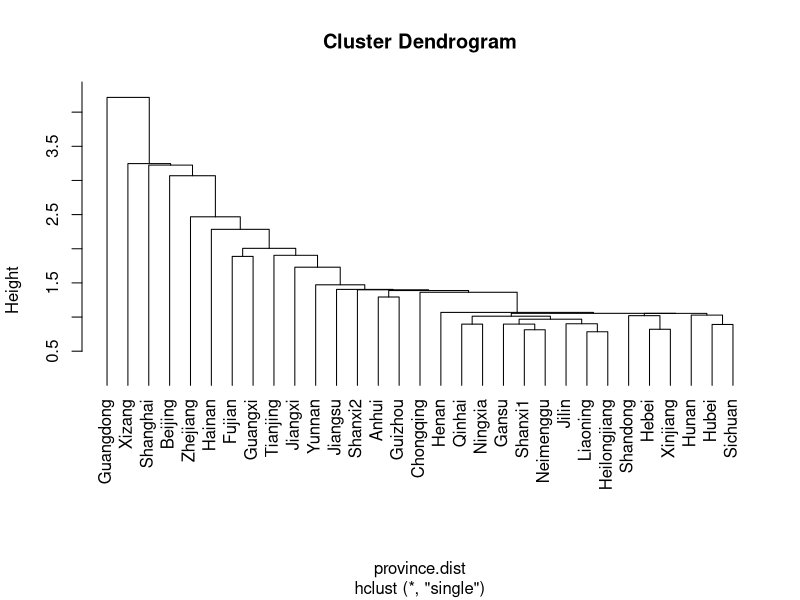
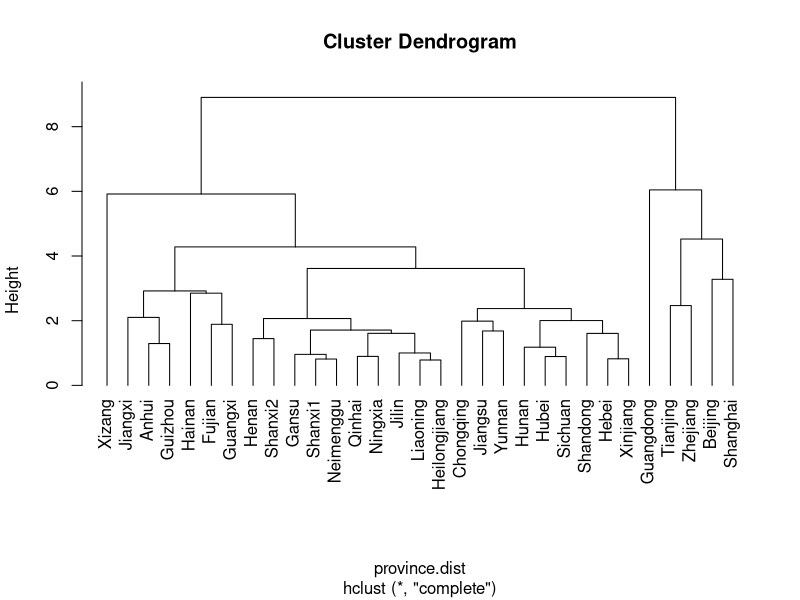
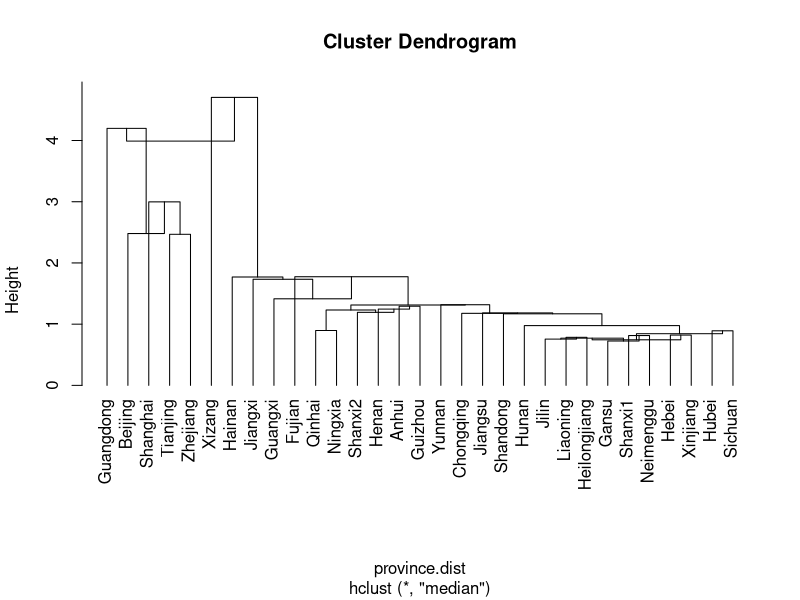
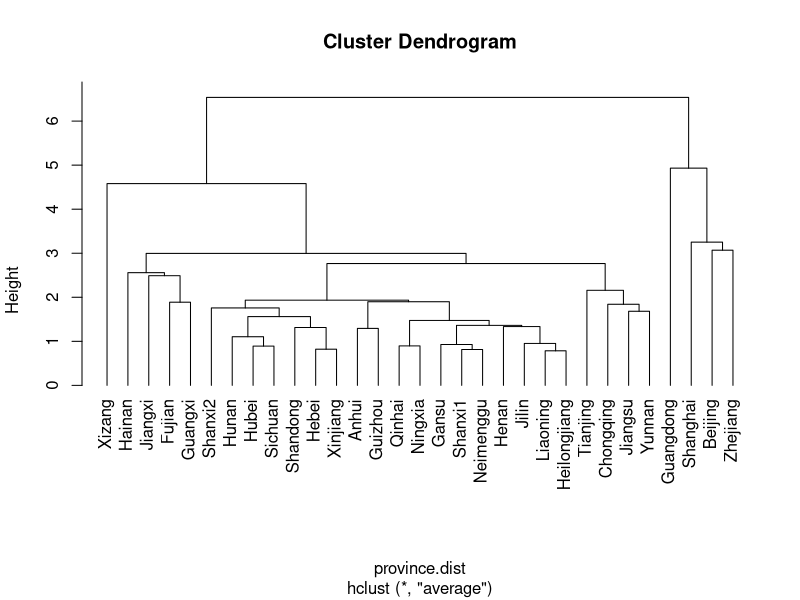
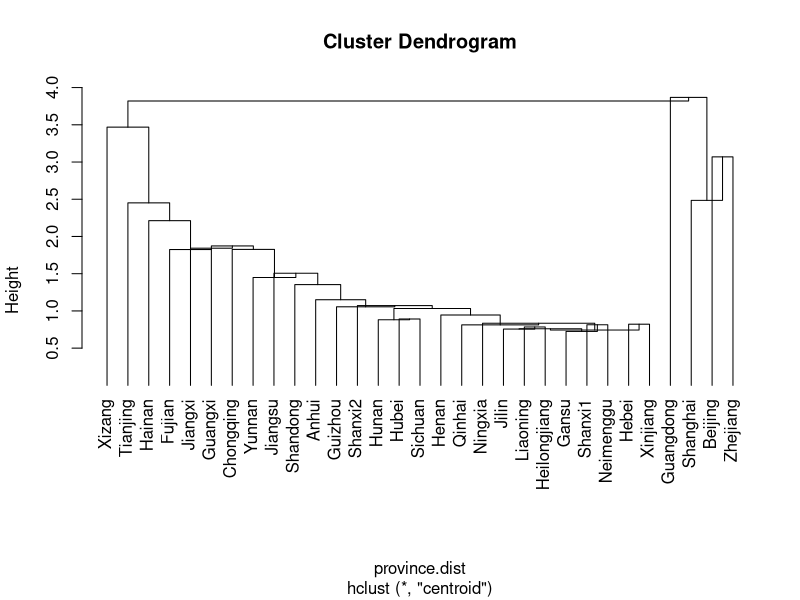
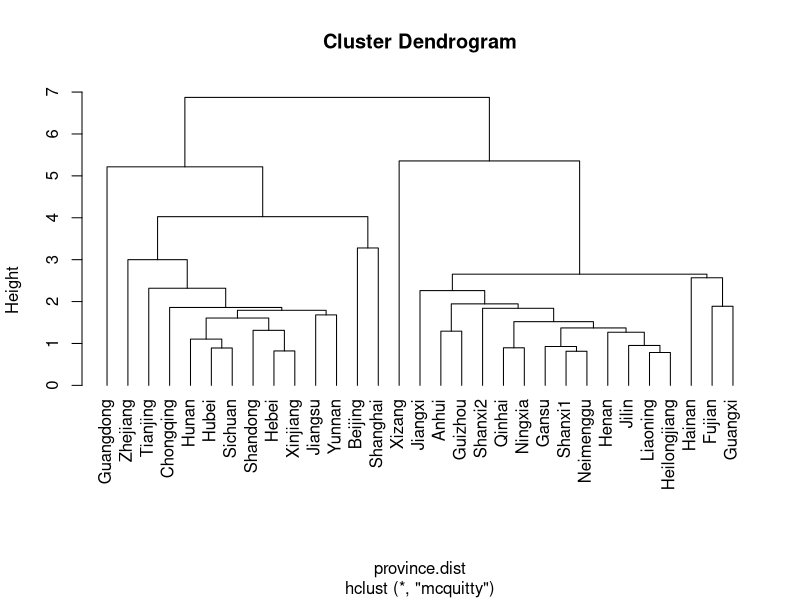
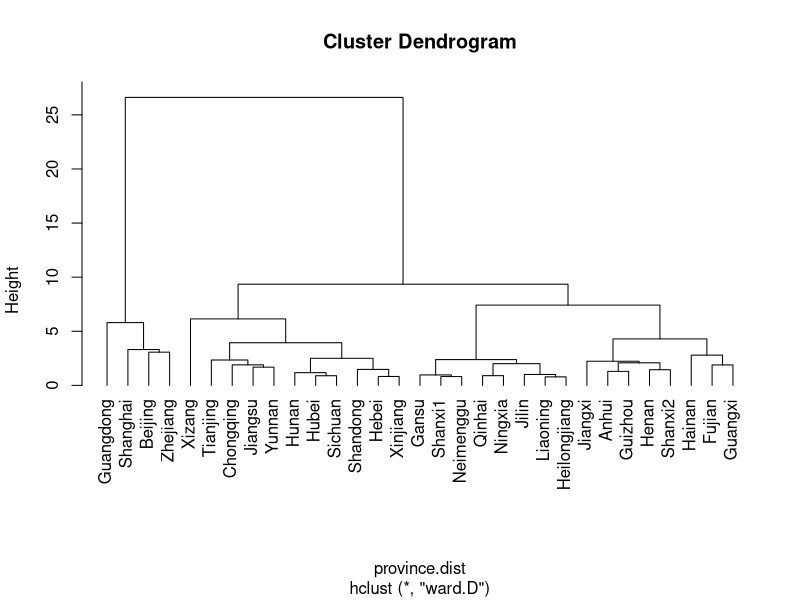
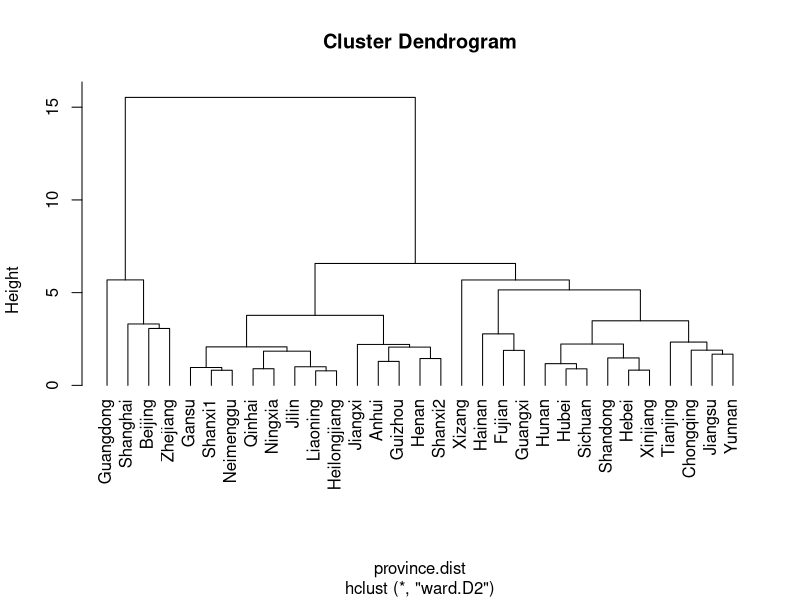

The R script that drew these images, in order:


## ===================================================================================== ##
#        An Example of Hierarchical Clustering using in Real Datas 
## ===================================================================================== #

# data reading and preprocessing
Province.data0 <- read.csv("1999city.csv")
Province.data <- as.matrix(Province.data0[,2:9])
rownames(Province.data) <- Province.data0[,1]
Province.data.sd <- scale(Province.data)

# calculate distances
province.dist <- dist(Province.data.sd, diag=T)

# Hierarchical Clustering based on distances
hc1 <- hclust(province.dist, "single")
hc2 <- hclust(province.dist, "complete")
hc3 <- hclust(province.dist, "median")
hc4 <- hclust(province.dist, "average")
hc5 <- hclust(province.dist, "centroid")
hc6 <- hclust(province.dist, "mcquitty")
hc7 <- hclust(province.dist, "ward.D")
hc8 <- hclust(province.dist, "ward.D2")

# visualization
plot(hc1, hang=-1)
plot(hc2, hang=-1)
plot(hc3, hang=-1)
plot(hc4, hang=-1)
plot(hc5, hang=-1)
plot(hc6, hang=-1)
plot(hc7, hang=-1)
plot(hc8, hang=-1)


# Visualize the results on figures
# Remark: the parameter k in function rect.hclust(hc,k,border)
# means the number of class you need.

jpeg("hclust1.jpeg", height=1200, width = 1600, quality = 100)
opar=par(mfrow=c(2,1), mar=c(5.2,4,0,0))
plot(hc1,hang=-1,cex=2)
re2=rect.hclust(hc1,k=5,border="red")
plot(hc2,hang=-1,cex=2)
re4=rect.hclust(hc2,k=5,border="red")
dev.off()

jpeg("hclust2.jpeg", height=1200, width = 1600, quality = 100)
opar=par(mfrow=c(2,1), mar=c(5.2,4,0,0))
plot(hc3,hang=-1,cex=2)
re5=rect.hclust(hc3,k=5,border="red")
plot(hc4,hang=-1,cex=2)
re6=rect.hclust(hc4,k=5,border="red")
par(opar)
dev.off()

jpeg("hclust3.jpeg", height=1200, width = 1600, quality = 100)
opar=par(mfrow=c(2,1), mar=c(5.2,4,0,0))
plot(hc5,hang=-1,cex=2)
re2=rect.hclust(hc5,k=5,border="red")
plot(hc6,hang=-1,cex=2)
re4=rect.hclust(hc6,k=5,border="red")
dev.off()

jpeg("hclust4.jpeg", height=1200, width = 1600, quality = 100)
opar=par(mfrow=c(2,1), mar=c(5.2,4,0,0))
plot(hc7,hang=-1,cex=2)
re2=rect.hclust(hc7,k=5,border="red")
plot(hc8,hang=-1,cex=2)
re4=rect.hclust(hc8,k=5,border="red")
dev.off()
